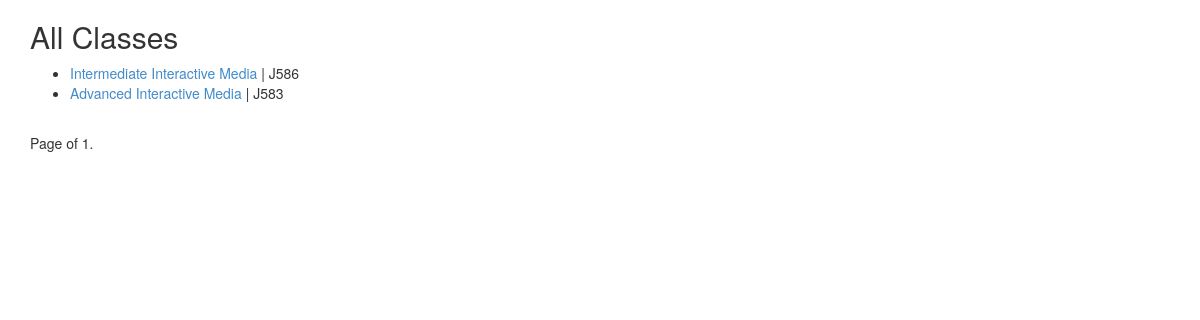
Screenshot of /course/ with the database file from the repository.
### roster/models.py (models this page shows, shortened)
class Course(models.Model):
	name = models.CharField(unique=True, max_length=50)
	callnumber = models.CharField( max_length=4)
	instructor = models.CharField(max_length=50)
	description = models.CharField(max_length=200)
	term = models.CharField(max_length=50)
	students = models.ManyToManyField('Student')
	date = models.DateField()
	class Meta(object):
		verbose_name_plural = "Courses"
		ordering = ('-date', 'name')

### roster/views.py (the view)
# urls.py: url(r'^course/$', views.courseList, name='roster_course_list'),
def courseList(request):
	course_list = Course.objects.all()
	paginator = Paginator(course_list, 25)
	page = request.GET.get('page')
	try:
		courses = paginator.page(page)
	except PageNotAnInteger:
		courses = paginator.page(1)
	except EmptyPage:
		courses = paginator.page(paginator.num_pages)
	return render(request, 'roster/course_list.html', {'courses': courses})

### roster/templates/roster/course_list.html (shortened to what this page needs)
{% extends "base.html" %}
{% block content %}
<h2>All Classes</h2>
<ul>
{% for course in courses %}
	<li><a href="{{ course.id }}">{{ course.name }}</a> | {{ course.callnumber }}</li>
{% endfor %}
</ul>
<div class="pagination">
	<span class="step-links">
		<span class="current">
			Page {{ course.number }} of {{ courses.paginator.num_pages }}.
		</span>
	</span>
</div>
{% endblock %}

### rows the page displays
Course: name "Intermediate Interactive Media", callnumber "J586"
Course: name "Advanced Interactive Media", callnumber "J583"

### other values shown
{{ courses.paginator.num_pages }} "1"
